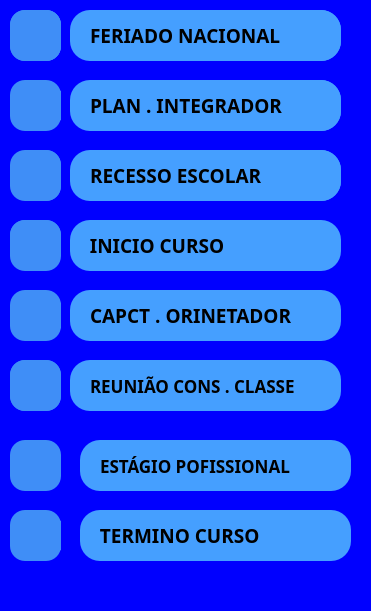
       <widget class="QWidget" name="widget" native="true">
        <property name="geometry">
         <rect>
          <x>1210</x>
          <y>20</y>
          <width>371</width>
          <height>611</height>
         </rect>
        </property>
        <property name="styleSheet">
         <string notr="true">background-color: rgb(0, 0, 255);</string>
        </property>
        <widget class="QFrame" name="frame_38">
         <property name="geometry">
          <rect>
           <x>10</x>
           <y>10</y>
           <width>51</width>
           <height>51</height>
          </rect>
         </property>
         <property name="styleSheet">
          <string notr="true">QFrame {
    background-color: #3F8EF7;
    border-radius: 15px;
}</string>
         </property>
         <property name="frameShape">
          <enum>QFrame::StyledPanel</enum>
         </property>
         <property name="frameShadow">
          <enum>QFrame::Raised</enum>
         </property>
         <widget class="QLabel" name="label">
          <property name="geometry">
           <rect>
            <x>10</x>
            <y>0</y>
            <width>41</width>
            <height>51</height>
           </rect>
          </property>
          <property name="text">
           <string/>
          </property>
          <property name="pixmap">
           <pixmap>:/icon.png/icons8-losango-32.png.png</pixmap>
          </property>
         </widget>
         <widget class="QLabel" name="label_50">
          <property name="geometry">
           <rect>
            <x>0</x>
            <y>0</y>
            <width>51</width>
            <height>51</height>
           </rect>
          </property>
          <property name="text">
           <string/>
          </property>
          <property name="pixmap">
           <pixmap resource="image.png">:/icons8-circle-50 1.png</pixmap>
          </property>
         </widget>
        </widget>
        <widget class="QFrame" name="frame_40">
         <property name="geometry">
          <rect>
           <x>10</x>
           <y>80</y>
           <width>51</width>
           <height>51</height>
          </rect>
         </property>
         <property name="styleSheet">
          <string notr="true">QFrame {
    background-color: #3F8EF7;
    border-radius: 15px;
}</string>
         </property>
         <property name="frameShape">
          <enum>QFrame::StyledPanel</enum>
         </property>
         <property name="frameShadow">
          <enum>QFrame::Raised</enum>
         </property>
         <widget class="QLabel" name="label_32">
          <property name="geometry">
           <rect>
            <x>10</x>
            <y>10</y>
            <width>41</width>
            <height>31</height>
           </rect>
          </property>
          <property name="text">
           <string/>
          </property>
          <property name="pixmap">
           <pixmap>:/icon.png/icons8-fluxograma-32.png</pixmap>
          </property>
         </widget>
         <widget class="QLabel" name="label_51">
          <property name="geometry">
           <rect>
            <x>10</x>
            <y>10</y>
            <width>51</width>
            <height>31</height>
           </rect>
          </property>
          <property name="text">
           <string/>
          </property>
          <property name="pixmap">
           <pixmap resource="image.png">:/icons8-fluxograma-32.png</pixmap>
          </property>
         </widget>
        </widget>
        <widget class="QFrame" name="frame_41">
         <property name="geometry">
          <rect>
           <x>10</x>
           <y>150</y>
           <width>51</width>
           <height>51</height>
          </rect>
         </property>
         <property name="styleSheet">
          <string notr="true">QFrame {
    background-color: #3F8EF7;
    border-radius: 15px;
}</string>
         </property>
         <property name="frameShape">
          <enum>QFrame::StyledPanel</enum>
         </property>
         <property name="frameShadow">
          <enum>QFrame::Raised</enum>
         </property>
         <widget class="QLabel" name="label_33">
          <property name="geometry">
           <rect>
            <x>10</x>
            <y>0</y>
            <width>41</width>
            <height>51</height>
           </rect>
          </property>
          <property name="text">
           <string/>
          </property>
          <property name="pixmap">
           <pixmap>:/icon.png/icons8-forma-de-papagaio-32.png</pixmap>
          </property>
         </widget>
         <widget class="QLabel" name="label_52">
          <property name="geometry">
           <rect>
            <x>10</x>
            <y>0</y>
            <width>31</width>
            <height>51</height>
           </rect>
          </property>
          <property name="text">
           <string/>
          </property>
          <property name="pixmap">
           <pixmap resource="image.png">:/icons8-losango-32.png.png</pixmap>
          </property>
         </widget>
        </widget>
        <widget class="QFrame" name="frame_42">
         <property name="geometry">
          <rect>
           <x>10</x>
           <y>220</y>
           <width>51</width>
           <height>51</height>
          </rect>
         </property>
         <property name="styleSheet">
          <string notr="true">QFrame {
    background-color: #3F8EF7;
    border-radius: 15px;
}</string>
         </property>
         <property name="frameShape">
          <enum>QFrame::StyledPanel</enum>
         </property>
         <property name="frameShadow">
          <enum>QFrame::Raised</enum>
         </property>
         <widget class="QLabel" name="label_34">
          <property name="geometry">
           <rect>
            <x>10</x>
            <y>10</y>
            <width>41</width>
            <height>31</height>
           </rect>
          </property>
          <property name="text">
           <string/>
          </property>
          <property name="pixmap">
           <pixmap>:/icon.png/icons8-communication-32.png</pixmap>
          </property>
         </widget>
         <widget class="QLabel" name="label_53">
          <property name="geometry">
           <rect>
            <x>0</x>
            <y>0</y>
            <width>51</width>
            <height>41</height>
           </rect>
          </property>
          <property name="text">
           <string/>
          </property>
          <property name="pixmap">
           <pixmap resource="image.png">:/icons8-triângulo-50.png</pixmap>
          </property>
         </widget>
        </widget>
        <widget class="QFrame" name="frame_44">
         <property name="geometry">
          <rect>
           <x>10</x>
           <y>360</y>
           <width>51</width>
           <height>51</height>
          </rect>
         </property>
         <property name="styleSheet">
          <string notr="true">QFrame {
    background-color: #3F8EF7;
    border-radius: 15px;
}</string>
         </property>
         <property name="frameShape">
          <enum>QFrame::StyledPanel</enum>
         </property>
         <property name="frameShadow">
          <enum>QFrame::Raised</enum>
         </property>
         <widget class="QLabel" name="label_37">
          <property name="geometry">
           <rect>
            <x>0</x>
            <y>0</y>
            <width>51</width>
            <height>51</height>
           </rect>
          </property>
          <property name="text">
           <string/>
          </property>
          <property name="pixmap">
           <pixmap resource="image.png">:/icons8-management-50.png</pixmap>
          </property>
         </widget>
        </widget>
        <widget class="QFrame" name="frame_45">
         <property name="geometry">
          <rect>
           <x>10</x>
           <y>510</y>
           <width>51</width>
           <height>51</height>
          </rect>
         </property>
         <property name="styleSheet">
          <string notr="true">QFrame {
    background-color: #3F8EF7;
    border-radius: 15px;
}</string>
         </property>
         <property name="frameShape">
          <enum>QFrame::StyledPanel</enum>
         </property>
         <property name="frameShadow">
          <enum>QFrame::Raised</enum>
         </property>
         <widget class="QLabel" name="label_39">
          <property name="geometry">
           <rect>
            <x>0</x>
            <y>10</y>
            <width>51</width>
            <height>31</height>
           </rect>
          </property>
          <property name="text">
           <string/>
          </property>
          <property name="pixmap">
           <pixmap>:/icon.png/icons8-quadrado-arredondado-32.png.png</pixmap>
          </property>
         </widget>
         <widget class="QLabel" name="label_58">
          <property name="geometry">
           <rect>
            <x>10</x>
            <y>10</y>
            <width>51</width>
            <height>31</height>
           </rect>
          </property>
          <property name="text">
           <string/>
          </property>
          <property name="pixmap">
           <pixmap resource="image.png">:/icons8-quadrado-arredondado-32.png.png</pixmap>
          </property>
         </widget>
        </widget>
        <widget class="QFrame" name="frame_46">
         <property name="geometry">
          <rect>
           <x>10</x>
           <y>440</y>
           <width>51</width>
           <height>51</height>
          </rect>
         </property>
         <property name="styleSheet">
          <string notr="true">QFrame {
    background-color: #3F8EF7;
    border-radius: 15px;
}</string>
         </property>
         <property name="frameShape">
          <enum>QFrame::StyledPanel</enum>
         </property>
         <property name="frameShadow">
          <enum>QFrame::Raised</enum>
         </property>
         <widget class="QFrame" name="frame_43">
          <property name="geometry">
           <rect>
            <x>10</x>
            <y>10</y>
            <width>31</width>
            <height>31</height>
           </rect>
          </property>
          <property name="frameShape">
           <enum>QFrame::StyledPanel</enum>
          </property>
          <property name="frameShadow">
           <enum>QFrame::Raised</enum>
          </property>
          <widget class="QLabel" name="label_57">
           <property name="geometry">
            <rect>
             <x>0</x>
             <y>0</y>
             <width>71</width>
             <height>31</height>
            </rect>
           </property>
           <property name="text">
            <string/>
           </property>
           <property name="pixmap">
            <pixmap resource="image.png">:/icons8-communication-32.png</pixmap>
           </property>
          </widget>
         </widget>
        </widget>
        <widget class="QFrame" name="frame_47">
         <property name="geometry">
          <rect>
           <x>10</x>
           <y>290</y>
           <width>51</width>
           <height>51</height>
          </rect>
         </property>
         <property name="styleSheet">
          <string notr="true">QFrame {
    background-color: #3F8EF7;
    border-radius: 15px;
}</string>
         </property>
         <property name="frameShape">
          <enum>QFrame::StyledPanel</enum>
         </property>
         <property name="frameShadow">
          <enum>QFrame::Raised</enum>
         </property>
         <widget class="QLabel" name="label_36">
          <property name="geometry">
           <rect>
            <x>0</x>
            <y>10</y>
            <width>47</width>
            <height>31</height>
           </rect>
          </property>
          <property name="text">
           <string/>
          </property>
          <property name="pixmap">
           <pixmap>:/icon.png/icons8-graph-32.png.png</pixmap>
          </property>
         </widget>
         <widget class="QLabel" name="label_55">
          <property name="geometry">
           <rect>
            <x>10</x>
            <y>10</y>
            <width>47</width>
            <height>31</height>
           </rect>
          </property>
          <property name="text">
           <string/>
          </property>
          <property name="pixmap">
           <pixmap resource="image.png">:/icons8-graph-32.png.png</pixmap>
          </property>
         </widget>
        </widget>
        <widget class="QFrame" name="frame_48">
         <property name="geometry">
          <rect>
           <x>70</x>
           <y>10</y>
           <width>271</width>
           <height>51</height>
          </rect>
         </property>
         <property name="styleSheet">
          <string notr="true">background-color: rgb(69, 159, 255);
    border-radius: 20px;
</string>
         </property>
         <property name="frameShape">
          <enum>QFrame::StyledPanel</enum>
         </property>
         <property name="frameShadow">
          <enum>QFrame::Raised</enum>
         </property>
         <widget class="QLabel" name="label_40">
          <property name="geometry">
           <rect>
            <x>20</x>
            <y>0</y>
            <width>251</width>
            <height>51</height>
           </rect>
          </property>
          <property name="font">
           <font>
            <family>Arial Black</family>
            <pointsize>14</pointsize>
            <weight>75</weight>
            <bold>true</bold>
           </font>
          </property>
          <property name="text">
           <string>FERIADO NACIONAL</string>
          </property>
         </widget>
        </widget>
        <widget class="QFrame" name="frame_49">
         <property name="geometry">
          <rect>
           <x>70</x>
           <y>80</y>
           <width>271</width>
           <height>51</height>
          </rect>
         </property>
         <property name="styleSheet">
          <string notr="true">background-color: rgb(69, 159, 255);
    border-radius: 20px;
</string>
         </property>
         <property name="frameShape">
          <enum>QFrame::StyledPanel</enum>
         </property>
         <property name="frameShadow">
          <enum>QFrame::Raised</enum>
         </property>
         <widget class="QLabel" name="label_42">
          <property name="geometry">
           <rect>
            <x>20</x>
            <y>0</y>
            <width>251</width>
            <height>51</height>
           </rect>
          </property>
          <property name="font">
           <font>
            <family>Arial Black</family>
            <pointsize>14</pointsize>
            <weight>75</weight>
            <bold>true</bold>
           </font>
          </property>
          <property name="text">
           <string>PLAN . INTEGRADOR</string>
          </property>
         </widget>
        </widget>
        <widget class="QFrame" name="frame_50">
         <property name="geometry">
          <rect>
           <x>70</x>
           <y>150</y>
           <width>271</width>
           <height>51</height>
          </rect>
         </property>
         <property name="styleSheet">
          <string notr="true">background-color: rgb(69, 159, 255);
    border-radius: 20px;
</string>
         </property>
         <property name="frameShape">
          <enum>QFrame::StyledPanel</enum>
         </property>
         <property name="frameShadow">
          <enum>QFrame::Raised</enum>
         </property>
         <widget class="QLabel" name="label_41">
          <property name="geometry">
           <rect>
            <x>20</x>
            <y>0</y>
            <width>251</width>
            <height>51</height>
           </rect>
          </property>
          <property name="font">
           <font>
            <family>Arial Black</family>
            <pointsize>14</pointsize>
            <weight>75</weight>
            <bold>true</bold>
           </font>
          </property>
          <property name="text">
           <string>RECESSO ESCOLAR</string>
          </property>
         </widget>
        </widget>
        <widget class="QFrame" name="frame_51">
         <property name="geometry">
          <rect>
           <x>70</x>
           <y>220</y>
           <width>271</width>
           <height>51</height>
          </rect>
         </property>
         <property name="styleSheet">
          <string notr="true">background-color: rgb(69, 159, 255);
    border-radius: 20px;
</string>
         </property>
         <property name="frameShape">
          <enum>QFrame::StyledPanel</enum>
         </property>
         <property name="frameShadow">
          <enum>QFrame::Raised</enum>
         </property>
         <widget class="QLabel" name="label_43">
          <property name="geometry">
           <rect>
            <x>10</x>
            <y>0</y>
            <width>221</width>
            <height>51</height>
           </rect>
          </property>
          <property name="font">
           <font>
            <family>Arial Black</family>
            <pointsize>14</pointsize>
            <weight>75</weight>
            <bold>true</bold>
           </font>
          </property>
          <property name="text">
           <string>  INICIO CURSO</string>
          </property>
         </widget>
        </widget>
        <widget class="QFrame" name="frame_53">
         <property name="geometry">
          <rect>
           <x>70</x>
           <y>290</y>
           <width>271</width>
           <height>51</height>
          </rect>
         </property>
         <property name="styleSheet">
          <string notr="true">background-color: rgb(69, 159, 255);
    border-radius: 20px;
</string>
         </property>
         <property name="frameShape">
          <enum>QFrame::StyledPanel</enum>
         </property>
         <property name="frameShadow">
          <enum>QFrame::Raised</enum>
         </property>
         <widget class="QLabel" name="label_45">
          <property name="geometry">
           <rect>
            <x>20</x>
            <y>0</y>
            <width>241</width>
            <height>51</height>
           </rect>
          </property>
          <property name="font">
           <font>
            <family>Arial Black</family>
            <pointsize>14</pointsize>
            <weight>75</weight>
            <bold>true</bold>
           </font>
          </property>
          <property name="text">
           <string>CAPCT . ORINETADOR</string>
          </property>
         </widget>
        </widget>
        <widget class="QFrame" name="frame_54">
         <property name="geometry">
          <rect>
           <x>70</x>
           <y>360</y>
           <width>271</width>
           <height>51</height>
          </rect>
         </property>
         <property name="styleSheet">
          <string notr="true">background-color: rgb(69, 159, 255);
    border-radius: 20px;
</string>
         </property>
         <property name="frameShape">
          <enum>QFrame::StyledPanel</enum>
         </property>
         <property name="frameShadow">
          <enum>QFrame::Raised</enum>
         </property>
         <widget class="QLabel" name="label_46">
          <property name="geometry">
           <rect>
            <x>20</x>
            <y>10</y>
            <width>241</width>
            <height>31</height>
           </rect>
          </property>
          <property name="font">
           <font>
            <family>Arial Black</family>
            <pointsize>13</pointsize>
            <weight>75</weight>
            <bold>true</bold>
           </font>
          </property>
          <property name="text">
           <string>REUNIÃO CONS . CLASSE</string>
          </property>
         </widget>
        </widget>
        <widget class="QFrame" name="frame_55">
         <property name="geometry">
          <rect>
           <x>80</x>
           <y>440</y>
           <width>271</width>
           <height>51</height>
          </rect>
         </property>
         <property name="styleSheet">
          <string notr="true">background-color: rgb(69, 159, 255);
    border-radius: 20px;
</string>
         </property>
         <property name="frameShape">
          <enum>QFrame::StyledPanel</enum>
         </property>
         <property name="frameShadow">
          <enum>QFrame::Raised</enum>
         </property>
         <widget class="QLabel" name="label_47">
          <property name="geometry">
           <rect>
            <x>20</x>
            <y>10</y>
            <width>221</width>
            <height>31</height>
           </rect>
          </property>
          <property name="font">
           <font>
            <family>Arial Black</family>
            <pointsize>13</pointsize>
            <weight>75</weight>
            <bold>true</bold>
           </font>
          </property>
          <property name="text">
           <string>ESTÁGIO POFISSIONAL </string>
          </property>
         </widget>
        </widget>
        <widget class="QFrame" name="frame_56">
         <property name="geometry">
          <rect>
           <x>80</x>
           <y>510</y>
           <width>271</width>
           <height>51</height>
          </rect>
         </property>
         <property name="styleSheet">
          <string notr="true">background-color: rgb(69, 159, 255);
    border-radius: 20px;
</string>
         </property>
         <property name="frameShape">
          <enum>QFrame::StyledPanel</enum>
         </property>
         <property name="frameShadow">
          <enum>QFrame::Raised</enum>
         </property>
         <widget class="QLabel" name="label_48">
          <property name="geometry">
           <rect>
            <x>10</x>
            <y>10</y>
            <width>241</width>
            <height>31</height>
           </rect>
          </property>
          <property name="font">
           <font>
            <family>Arial Black</family>
            <pointsize>14</pointsize>
            <weight>75</weight>
            <bold>true</bold>
           </font>
          </property>
          <property name="text">
           <string>  TERMINO CURSO</string>
          </property>
         </widget>
        </widget>
       </widget>
